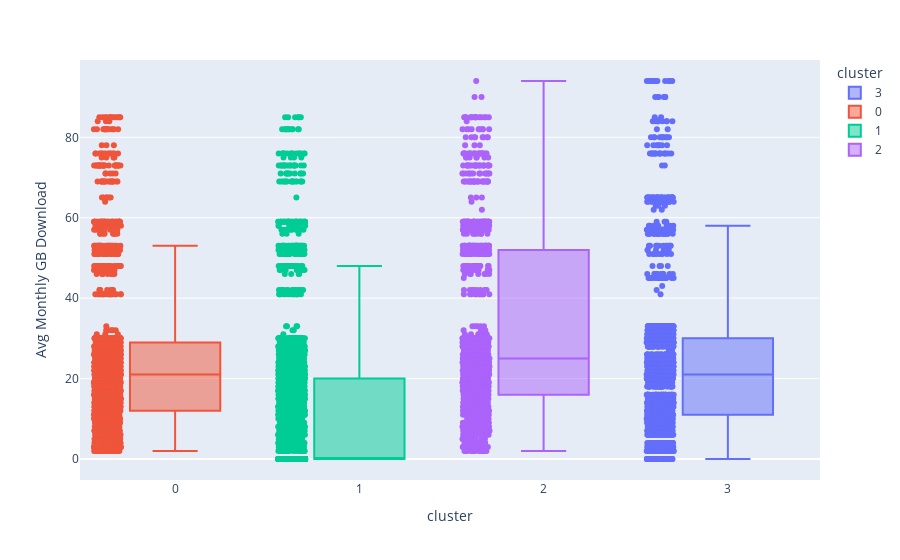

Here is the notebook cell this chart was saved with:
### Code cell
fig_km3 = px.box(df_clustered_2, x='cluster', y='Avg Monthly GB Download', hover_name='Age', color='cluster', points="all")
#fig_km3.update_traces(quartilemethod="inclusive")
 
fig_km3.show()

### Figure 1 — Plotly figure (JSON) as saved in the notebook; plotly's stock layout.template omitted (floating-point values rounded to 4 significant figures; data arrays with more than 128 entries replaced by an {"elided": "..."} marker saying what was removed)
{"data": [{"alignmentgroup": "True", "boxpoints": "all", "hovertemplate": "<b>%{hovertext}</b><br><br>cluster=%{x}<br>Avg Monthly GB Download=%{y}<extra></extra>", "hovertext": {"elided": "1496 int values"}, "legendgroup": "3", "marker": {"color": "#636efa"}, "name": "3", "notched": false, "offsetgroup": "3", "orientation": "v", "showlegend": true, "type": "box", "x": {"elided": "1496 int values"}, "x0": " ", "xaxis": "x", "y": {"elided": "1496 int values"}, "y0": " ", "yaxis": "y"}, {"alignmentgroup": "True", "boxpoints": "all", "hovertemplate": "<b>%{hovertext}</b><br><br>cluster=%{x}<br>Avg Monthly GB Download=%{y}<extra></extra>", "hovertext": {"elided": "1545 int values"}, "legendgroup": "0", "marker": {"color": "#EF553B"}, "name": "0", "notched": false, "offsetgroup": "0", "orientation": "v", "showlegend": true, "type": "box", "x": {"elided": "1545 int values"}, "x0": " ", "xaxis": "x", "y": {"elided": "1545 int values"}, "y0": " ", "yaxis": "y"}, {"alignmentgroup": "True", "boxpoints": "all", "hovertemplate": "<b>%{hovertext}</b><br><br>cluster=%{x}<br>Avg Monthly GB Download=%{y}<extra></extra>", "hovertext": {"elided": "2864 int values"}, "legendgroup": "1", "marker": {"color": "#00cc96"}, "name": "1", "notched": false, "offsetgroup": "1", "orientation": "v", "showlegend": true, "type": "box", "x": {"elided": "2864 int values"}, "x0": " ", "xaxis": "x", "y": {"elided": "2864 int values"}, "y0": " ", "yaxis": "y"}, {"alignmentgroup": "True", "boxpoints": "all", "hovertemplate": "<b>%{hovertext}</b><br><br>cluster=%{x}<br>Avg Monthly GB Download=%{y}<extra></extra>", "hovertext": {"elided": "1138 int values"}, "legendgroup": "2", "marker": {"color": "#ab63fa"}, "name": "2", "notched": false, "offsetgroup": "2", "orientation": "v", "showlegend": true, "type": "box", "x": {"elided": "1138 int values"}, "x0": " ", "xaxis": "x", "y": {"elided": "1138 int values"}, "y0": " ", "yaxis": "y"}], "layout": {"boxmode": "overlay", "legend": {"title": {"text": "cluster"}, "tracegroupgap": 0}, "margin": {"t": 60}, "xaxis": {"anchor": "y", "categoryarray": [3, 0, 1, 2], "categoryorder": "array", "domain": [0, 1], "title": {"text": "cluster"}}, "yaxis": {"anchor": "x", "domain": [0, 1], "title": {"text": "Avg Monthly GB Download"}}}}
